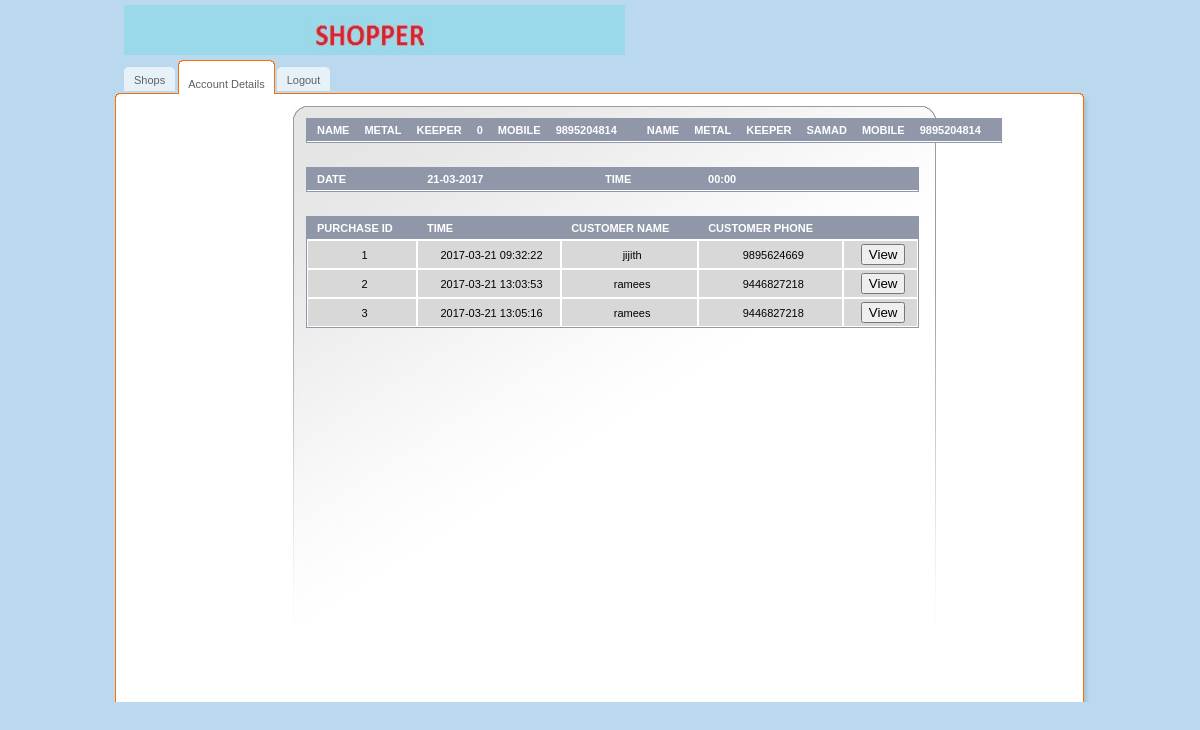
Page /src/account_details.php?id=17&day=21-03-2017 on the committed database.
### tables this page shows
CREATE TABLE IF NOT EXISTS `user` (
  `id` int(11) NOT NULL AUTO_INCREMENT,
  `username` varchar(50) NOT NULL,
  `password` varchar(50) NOT NULL,
  `email` varchar(50) NOT NULL,
  `role` varchar(10) NOT NULL,
  `shop_id` int(11) NOT NULL DEFAULT '0',
  `name` varchar(50) NOT NULL,
  PRIMARY KEY (`id`)
);

CREATE TABLE IF NOT EXISTS `shop` (
  `reg.no` int(50) NOT NULL AUTO_INCREMENT,
  `name` varchar(50) NOT NULL,
  `category` varchar(50) NOT NULL,
  `location` varchar(50) NOT NULL,
  `owner` int(11) NOT NULL,
  `admin` int(11) NOT NULL DEFAULT '0',
  PRIMARY KEY (`reg.no`)
);

CREATE TABLE IF NOT EXISTS `purchase` (
  `bill-no` int(11) NOT NULL,
  `shop-id` int(11) NOT NULL,
  `purchase-id` int(11) NOT NULL AUTO_INCREMENT,
  `time` timestamp NOT NULL DEFAULT CURRENT_TIMESTAMP,
  `customer-name` varchar(50) NOT NULL,
  `customer-mob` varchar(50) NOT NULL,
  `day` int(11) NOT NULL,
  `month` varchar(50) NOT NULL,
  `year` int(11) NOT NULL,
  PRIMARY KEY (`purchase-id`)
);

### src/account_details.php (the view, shortened to what this page needs)
<!DOCTYPE html PUBLIC "-//W3C//DTD XHTML 1.0 Transitional//EN" "http://www.w3.org/TR/xhtml1/DTD/xhtml1-transitional.dtd">
<html>
    <head>
    </head>
    <body>
        <div id="main">
            <div id="header">
                <a href="shops.php" class="logo"><img src="../img/logos.jpeg" width="501" height="50" alt=""/></a>
                <ul id="top-navigation">
                    <li><span><span><a href="shops.php">Shops</a></span></span></li>
                    <li class="active"><span><span><a href="src/pub_per_view.php">Account Details</a></span></span></li>
                    <li><span><span><a href="../index.php">Logout</a></span></span></li>
                </ul>
            </div>
            <div id="middle">
                <div id="left-column">
                </div>
                <div id="center-column">
                    <table class="listing form" cellpadding="0" cellspacing="0">
                        <tr>
                            <?php
                            require 'dbconfig.php';
                            try {
                                $conn = new PDO("mysql:host=$host;dbname=$dbname", $username, $password);
                                $sql = "SELECT SHOP.NAME AS NAME,USER.NAME AS `ADMIN-NAME` FROM SHOP,USER WHERE `REG.NO`=" . $_GET['id'] . " AND `shop_id`=" . $_GET['id'] . "";
                                $result = $conn->query($sql);
                                if ($result->execute()) {
                                    while ($row = $result->fetch(PDO::FETCH_ASSOC)) {
                                        echo '
                        <th class="full" >Name</th>
                            <th class="full" >' . $row['NAME'] . '</th>
                            <th class="full" >Keeper</th>
                            <th class="full" >' . $row['ADMIN-NAME'] . '</th>
                            <th class="full" >Mobile</th>
                            <th class="full" >9895204814</th>
                            <th class="full" ></th>
';
                                    }
                                } else {
                                    die("Can't execute the query");
                                }
                            } catch (PDOException $pe) {
                                die("Can't connect to the database $dbname :" . $pe->getMessage());
                            }
                            ?>
                        </tr>
                    </table>
                    <br></br>
                    <table class="listing form" cellpadding="0" cellspacing="0">
                        <tr>
                            <?php
                            echo '
                        <th class="full" >Date</th>
                            <th class="full" >' . $_GET['day'] . '</th>
                            <th class="full" >Time</th>
                            <th class="full" >00:00</th>
                            <th class="full" ></th>
                            <th class="full" ></th>
                            <th class="full" ></th>
';
                            ?>
                        </tr>
                    </table>
                    <br></br>
                    <table class="listing form" cellpadding="0" cellspacing="0">
                        <tr>
                            <th class="full" >Purchase ID</th>
                            <th class="full" >Time</th>
                            <th class="full" >Customer Name</th>
                            <th class="full" >Customer Phone</th>
                            <th class="full" ></th>
                        </tr>
                        <?php
                        require 'dbconfig.php';
                        try {
                            $conn = new PDO("mysql:host=$host;dbname=$dbname", $username, $password);
                            $sql = "SELECT * FROM `purchase` WHERE DATE_FORMAT(`time`,'%d-%m-%Y')='" . $_GET['day'] . "' AND `SHOP-ID`=" . $_GET['id'] . "";
                            $result = $conn->prepare($sql);
                            if ($result->execute()) {
                                while ($row = $result->fetch(PDO::FETCH_ASSOC)) {
                                    echo '<tr>
                            <td>' . $row['purchase-id'] . '</td>
                            <td>' . $row['time'] . '</td>
                            <td>' . $row['customer-name'] . '</td>
                            <td>' . $row['customer-mob'] . '</td>';
                                    echo '<td><a href="bill_details.php?bill=' . $row['bill-no'] . '&time=' . $row['time'] . '"><input type="button" value="View" name="view" /></a></td>
                        </tr>';
                                }
                            } else {
                                die("Can't execute the query");
                            }
                        } catch (PDOException $pe) {
                            die("Can't connect to the database $dbname :" . $pe->getMessage());
                        }
                        ?>
                    </table>
                </div>
            </div>
        </div>
    </body>
</html>

### css/all.css (style rules this page uses)
body { margin:0;padding:0;background:#BBD9EE;color:#000;font-family:tahoma,arial,sans-serif;font-size:11px; }
img { border:none; }
a { color:#060606;text-decoration:none }
input { vertical-align:middle }
#main { width:992px;margin:0 auto; }
#header { position:relative;width:992px;height:106px;background:url(../img/bg-header.gif) no-repeat left bottom; }
a.logo { position:absolute;top:5px;left:20px; }
#top-navigation { position:absolute;top:60px;left:20px;margin:0;padding:0;list-style:none; }
#top-navigation li { float:left;margin:0 3px 0 0;height:34px;background:url(../img/tab.gif) repeat-x top; }
#top-navigation li a { float:left;display:block;height:20px;line-height:19px;color:#606060;padding:4px 0 0 0; }
#top-navigation li span { float:left;background:url(../img/tab-left.gif) no-repeat left top; }
#top-navigation li span span { background:url(../img/tab-right.gif) no-repeat right top;padding:7px 10px 0 10px; }
#top-navigation li.active { padding:0;height:34px;background:url(../img/tab-active.gif) repeat-x top;margin-right:2px; }
#top-navigation li.active span { background:url(../img/tab-active-left.gif) no-repeat left top;height:34px; }
#top-navigation li.active span span { background:url(../img/tab-active-right.gif) no-repeat right top;height:23px;padding:11px 10px 0 10px;line-height:19px;color:#606060; }
#middle { float:left;width:967px;background:url(../img/bg-middle.gif) repeat-y left;padding:0 13px 0 12px; }
#left-column { float:left;padding:1px 14px 0 12px;width:151px; }
#center-column { float:left;width:614px;background:url(../img/bg-center-column.jpg) no-repeat left top;min-height:584px;padding:12px 16px 0 13px; }
table.listing { border-bottom:1px solid #9097A9;width:613px;padding:0;margin:0;border:1px solid #9097A9; }
table.listing th { border-top:0!important; }
table.listing th.full { border-left:0;border-right:0!important;text-align:left;text-transform:uppercase; }
table.listing td,table.listing th { border:1px solid #fff;text-align:center; }
table.listing th { background:#9097A9;color:#fff;padding:5px; }
table.listing td { background:#D8D8D8;color:#000;padding:3px 5px; }
table.form th,table.form td { padding-left:10px; }

### rows in the picture
user: shop.name "METAL", name "0"
user: shop.name "METAL", name "SAMAD"
purchase: value "1", time "2017-03-21 09:32:22", value "jijith", value "9895624669"
purchase: value "2", time "2017-03-21 13:03:53", value "ramees", value "9446827218"
purchase: value "3", time "2017-03-21 13:05:16", value "ramees", value "9446827218"

### other values in the picture
$_GET['day'] "21-03-2017"
